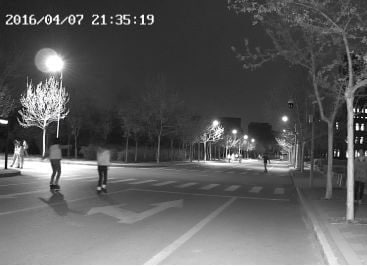
#> input picture IR/IR image.jpg, 367 x 266 px, given in place of the camera
$ python camera_ui_fo_training.py   (older library calls are emulated)
#> lines starting #> are read from the running program, lines starting #| are printed output that depends on the picture
#> in __init__, self.img is the input picture: shape (266, 367, 3); mean B, G, R 91.7, 91.7, 91.7
### system/image_processing.py
from abc import ABC, abstractmethod
import cv2
import numpy as np

from constants import IMG_WIDTH, IMG_HEIGHT

class Handler(ABC):
    """
    Abstract class for image handling.

    A handler is used to store an image and perform operations on it,
    such as displaying it or getting it for the target detection.

    Methods:
        add: Add a frame to the handler. Call this every frame to update the handler.
        get: Get the image from the handler. This returns a black-and-white image, where white pixels represent the suspected targets.
        display: Display the image stored in the handler. This uses cv2.imshow() to display the image with a unique title.
        clear: Clear the image and memory stored in the handler. This is useful for resetting the handler.
    """
    # [40 lines left out: functions add, get, display, clear, not called in this run]


class RawHandler(Handler):
    """
    RawHandler class to present the raw image from the camera.
    It does not manipulate the image in any way.
    It is a basic handler for the raw image.

    add(img) - adds the image to the handler
    clear() - clears the image
    get() - returns the image
    display() - displays the image
    """

    TITLE = "Camera Connection"

    def __init__(self, text=None):
        self.img = None
        self.text = text

    # [4 lines left out: function add, not called in this run]

    def get(self):
        return self.img

    # [8 lines left out: function display, not called in this run]

    def clear(self):
        self.img = None


class ImageParse:
    """
    Class containing utilities for image processing

    Methods:
        toGrayscale: Convert an image to grayscale
        differenceImage: Calculate the difference between two images
        blurImage: Blur an image using a Gaussian filter
        aboveThreshold: Apply a threshold to an image, converting it to a binary image
    """
    @staticmethod
    def toGrayscale(img):
        """Convert an image to grayscale

        Args:
            img (np.ndarray): The image to convert

        Returns:
            np.ndarray: The grayscale image
        """
        try:
            return cv2.cvtColor(img, cv2.COLOR_BGR2GRAY)
        except cv2.error:
            return img

    # [73 lines left out: functions differenceImage, blurImage, aboveThreshold, image_sum, increase_contrast, not called in this run]

    @staticmethod
    def resize_proportionally(img, factor, timestep: int=0):
        # Get original dimensions
#> called with factor = 0.5, timestep = 0
        if img is None:
            return
        (h, w) = img.shape[:2]
#> h = 266; w = 367
        new_width = int(w*factor)
#> new_width = 183
        new_height = int(h * factor)
#> new_height = 133

        # Resize the image
        resized = cv2.resize(img, (new_width, new_height))
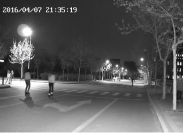
#> resized: shape (133, 183, 3); mean B, G, R 91.7, 91.7, 91.7
        # print(f"Resized image to {new_width}x{new_height} at timestep {timestep}")
        return resized

### system/undistortion.py
import cv2
import numpy as np
import os
from image_processing import ImageParse

# the following parameters are intrinsic parameters of the camera, and are used to undistort the fisheye view:

# Intrinsic_matrix_K = np.array([[1.46078020e+03, 0.00000000e+00, 1.04335465e+03],
#                                [0.00000000e+00, 1.47945106e+03, 5.75140043e+02],
#                                [0.00000000e+00, 0.00000000e+00, 1.00000000e+00]])

# Distortion_coefficients_D = np.array([[-0.77739624,  1.05602639, -0.00127229,  0.00214566, -0.78705656]])

# Intrinsic matrix (K):
#  [[733.37748587   1.91525316 534.54322214]
#  [  0.         742.2544063  284.85998079]
#  [  0.           0.           1.        ]]
# Distortion coefficients (D):
#  [[-0.4984814 ]
#  [ 1.08857853]
#  [-2.21430799]
#  [ 2.49281828]]


K = np.array([
    [733.37748587,   1.91525316, 534.54322214],
    [0.0,           742.2544063, 284.85998079],
    [0.0,             0.0,           1.0]
], dtype=np.float64)
D = np.array([-0.4984814, 1.08857853, -2.21430799, 2.49281828], dtype=np.float64)


def undistort(img):
    h, w = img.shape[:2]
#> h = 133; w = 183

    # Estimate optimal new camera matrix
    # TODO: new_K is totally off and needs to be fixed. currently it causes the entire image to go black.
    global K, D
    K = K.astype(np.float64)
    D = D.astype(np.float64)
    # new_K = cv2.fisheye.estimateNewCameraMatrixForUndistortRectify(K, D, (w, h), None, balance=balance)
    new_K = K.copy()

    map1, map2 = cv2.fisheye.initUndistortRectifyMap(
        K, D, np.eye(3), new_K, (w, h), cv2.CV_16SC2
    )

    # Remap image
    undistorted = cv2.remap(img, map1, map2, interpolation=cv2.INTER_LINEAR, borderMode=cv2.BORDER_CONSTANT)
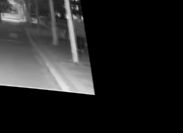
#> undistorted: shape (133, 183); min 0, max 240, mean 36.3

    return undistorted


# [173 lines left out: functions direct_undistort, improved_undistort, find_distortion_params, not called in this run]


# [16 lines of commented-out code are left out]

### system/camera_ui_fo_training.py
import cv2
import os
from datetime import datetime
from image_processing import ImageParse
import undistortion

SAVE_FOLDER = 'system/test_images'

# Ensure the output directory exists
os.makedirs(SAVE_FOLDER, exist_ok=True)

class Camera:
    def __init__(self, index):
        self.index = index
        self.cam = cv2.VideoCapture(self.index, cv2.CAP_MSMF)
        self.cam.set(cv2.CAP_PROP_FRAME_WIDTH, 1920)
        self.cam.set(cv2.CAP_PROP_FRAME_HEIGHT, 1080)
        ret_val, self.img = self.cam.read()
        self.img = ImageParse.resize_proportionally(self.img, 0.5)
        if not ret_val:
            raise RuntimeError(f"Failed to connect to camera @ index {self.index}")

    def read(self):
        ret_val, self.img = self.cam.read()
        self.img = ImageParse.resize_proportionally(self.img, 0.5)
        self.img = ImageParse.toGrayscale(self.img)
        self.img = undistortion.undistort(self.img)
        self.img = cv2.rotate(self.img, cv2.ROTATE_180)
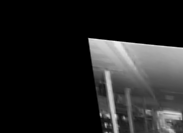
#> self.img: shape (133, 183); min 0, max 240, mean 36.3
        return self.img

# Callback for mouse events
def on_mouse(event, x, y, flags, param):
    if event == cv2.EVENT_LBUTTONDOWN:
        img = param
        timestamp = datetime.now().strftime("%Y%m%d_%H%M%S")
        filename = os.path.join(SAVE_FOLDER, f"{timestamp}.png")
        cv2.imwrite(filename, img)
        print(f"✅ Image saved: {filename}")

if __name__ == "__main__":
    cam = Camera(0)
    cv2.namedWindow("Camera")

    while True:
        img = cam.read()
        cv2.setMouseCallback("Camera", on_mouse, img)
        cv2.imshow("Camera", img)

        if cv2.waitKey(1) & 0xFF == ord("q"):
#> (key q is pressed here)
            break

    cam.cam.release()
    cv2.destroyAllWindows()
